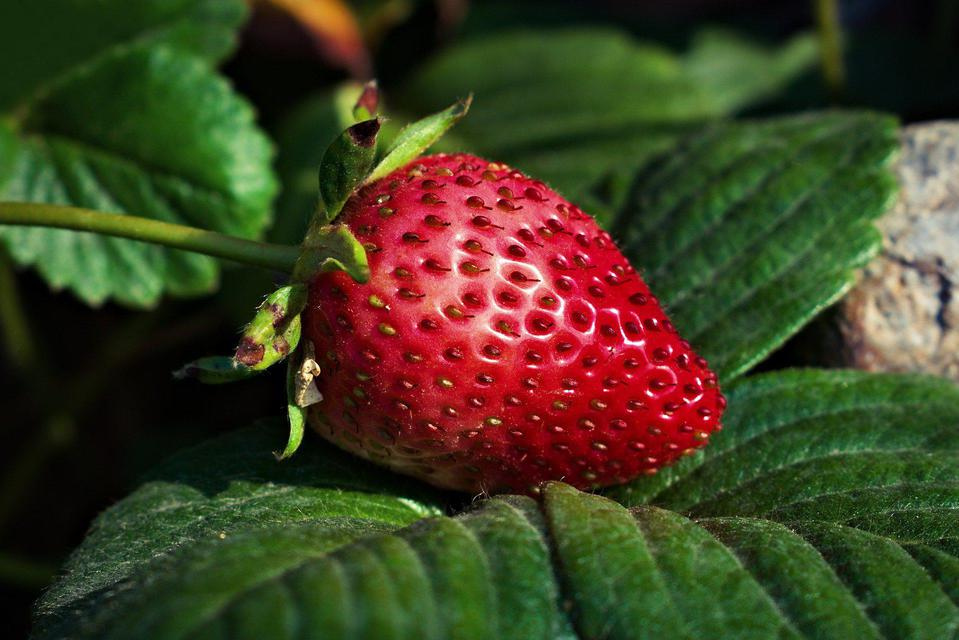
#> input picture Image processing/strawberry.jpg, 959 x 640 px
$ python pilow_example_2.py
#> lines starting #> are read from the running program, lines starting #| are printed output that depends on the picture
from PIL import Image

# 'strawberry.jpg' adlı görüntü dosyasını açar
filename = "strawberry.jpg"
with Image.open(filename) as img:
#> img is the input picture: PIL image 959x640 RGB; mean R, G, B 64.3, 62.3, 33.9
    img.load()  # Görüntüyü belleğe yükler

# Görüntüyü CMYK renk formatına dönüştürür
cmyk_img = img.convert("CMYK")
# Görüntüyü gri tonlamalı (grayscale) formatına dönüştürür
gray_img = img.convert("L")
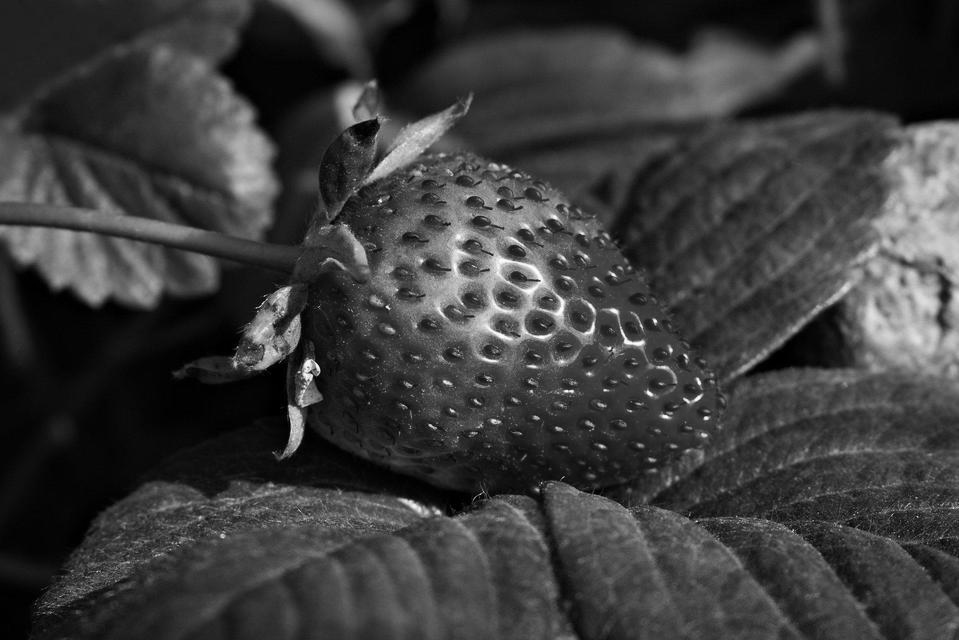
#> gray_img: PIL image 959x640 L; min 0, max 254, mean 59.7

# CMYK formatındaki görüntüyü gösterir
cmyk_img.show()
# Gri tonlamalı görüntüyü gösterir
gray_img.show()

# Orijinal görüntünün renk bantlarını alır (örn. 'RGB')
img.getbands()

# CMYK formatındaki görüntünün renk bantlarını alır ('C', 'M', 'Y', 'K')
cmyk_img.getbands()

# Gri tonlamalı görüntünün renk bantlarını alır ('L')
gray_img.getbands()

# Orijinal görüntüyü RGB kanallarına ayırır
red, green, blue = img.split()
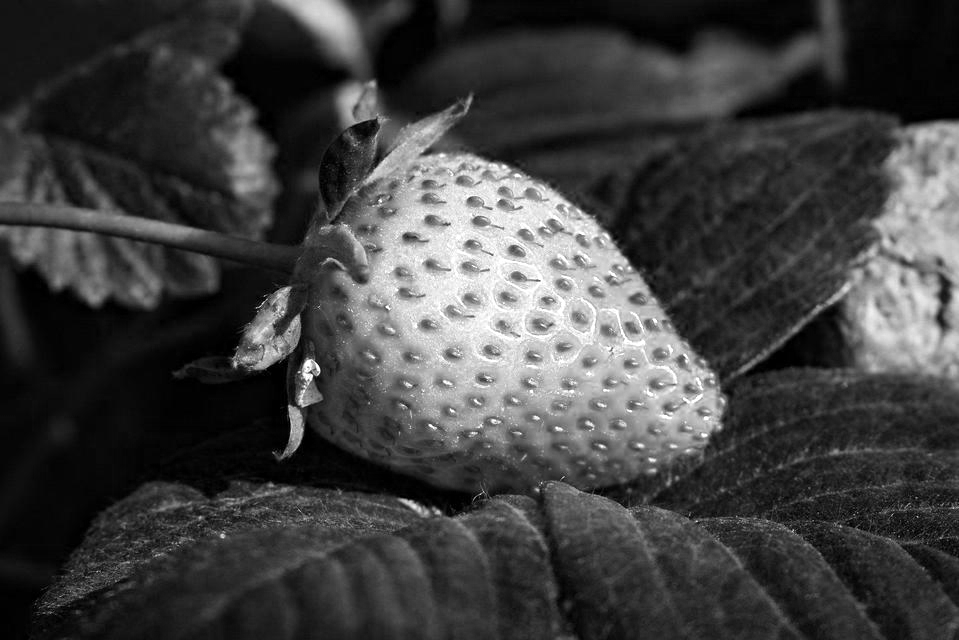
#> red: PIL image 959x640 L; min 0, max 255, mean 64.3
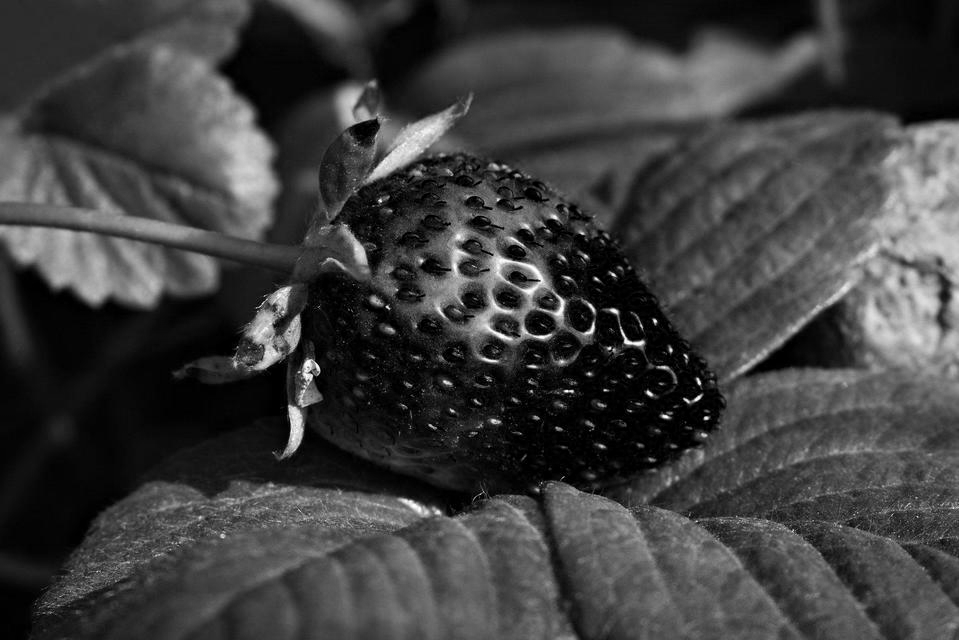
#> green: PIL image 959x640 L; min 0, max 255, mean 62.3
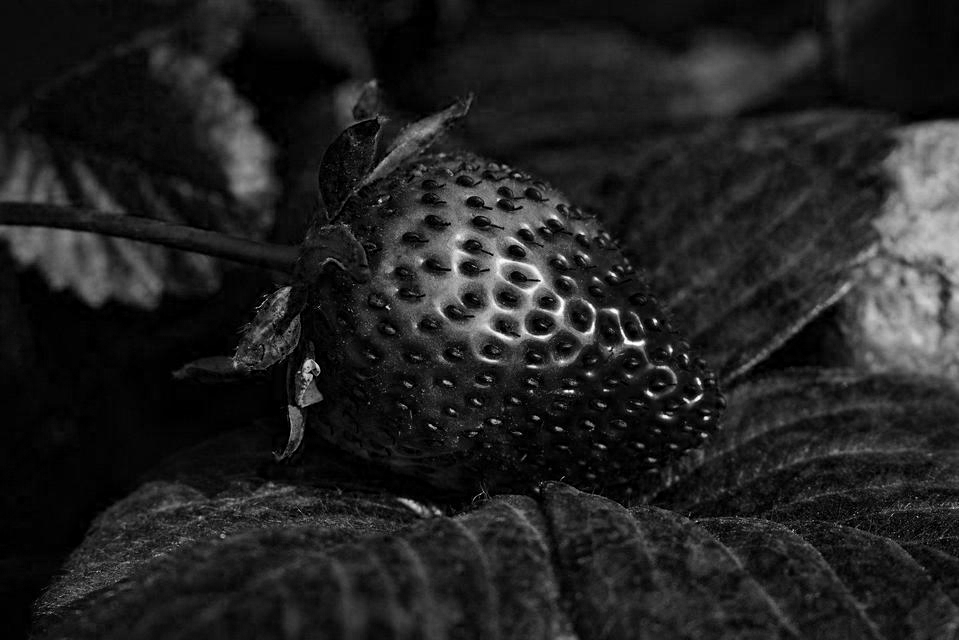
#> blue: PIL image 959x640 L; min 0, max 255, mean 33.9
# Kırmızı kanalı gösterir
red

# Kırmızı kanalın modunu alır ('L' çünkü tek bir kanal)
red.mode

# Kırmızı kanalın tüm değerlerini 0 yaparak yeni bir 'zeroed_band' oluşturur
zeroed_band = red.point(lambda _: 0)
#> zeroed_band: PIL image 959x640 L; every value is 0

# Yalnızca kırmızı kanalın aktif olduğu yeni bir görüntü oluşturur
red_merge = Image.merge(
    "RGB", (red, zeroed_band, zeroed_band)
)
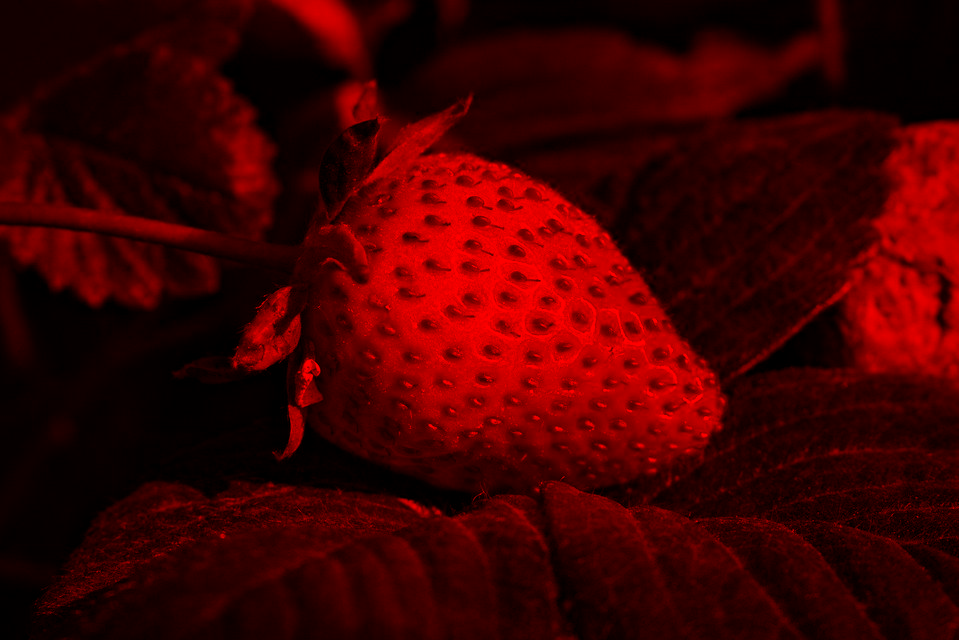
#> red_merge: PIL image 959x640 RGB; mean R, G, B 64.3, 0, 0

# Yalnızca yeşil kanalın aktif olduğu yeni bir görüntü oluşturur
green_merge = Image.merge(
    "RGB", (zeroed_band, green, zeroed_band)
)
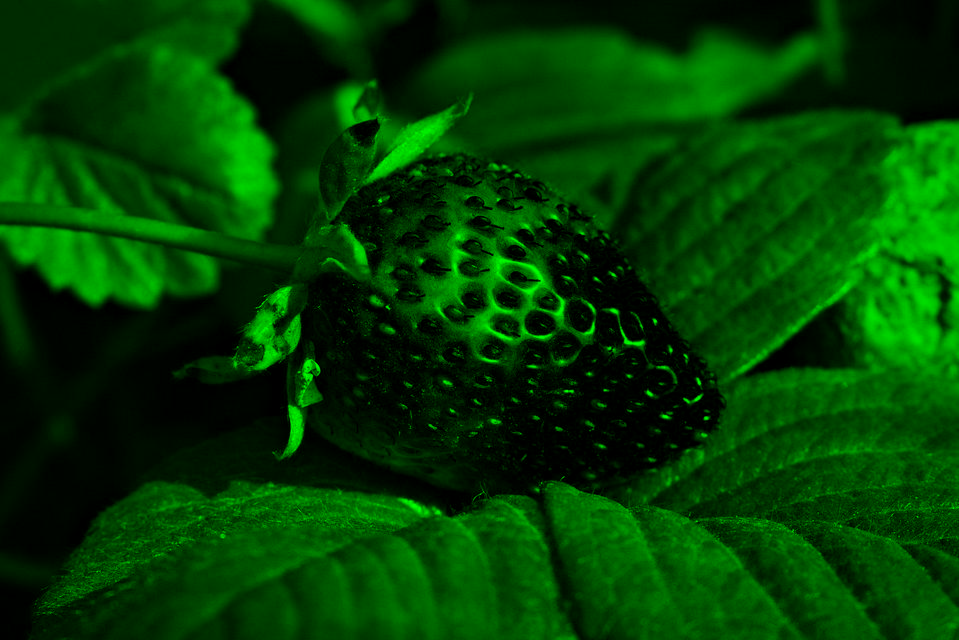
#> green_merge: PIL image 959x640 RGB; mean R, G, B 0, 62.3, 0

# Yalnızca mavi kanalın aktif olduğu yeni bir görüntü oluşturur
blue_merge = Image.merge(
    "RGB", (zeroed_band, zeroed_band, blue)
)
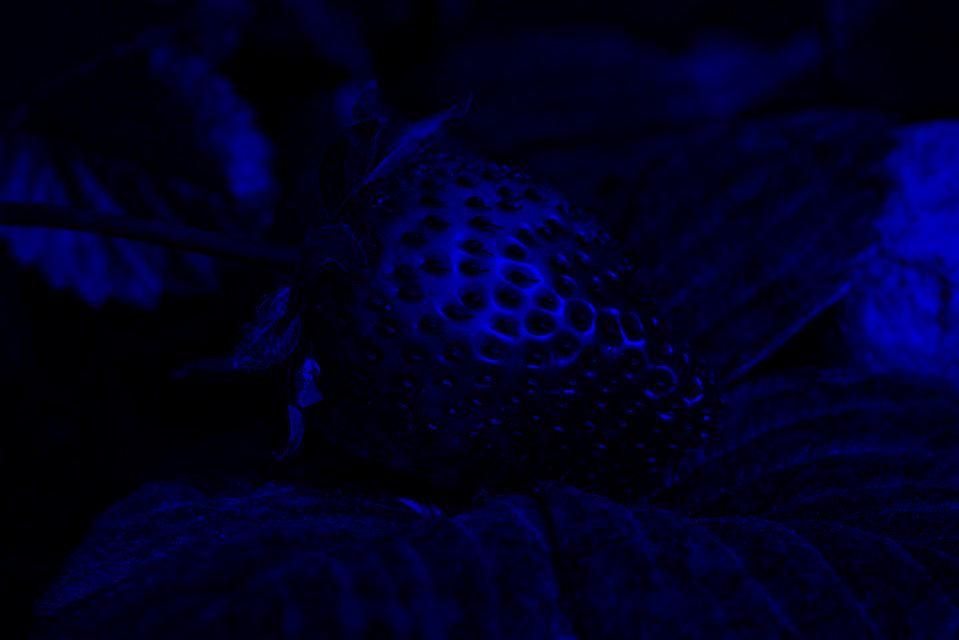
#> blue_merge: PIL image 959x640 RGB; mean R, G, B 0, 0, 33.9

# Yalnızca kırmızı kanalın aktif olduğu görüntüyü gösterir
red_merge.show()
# Yalnızca yeşil kanalın aktif olduğu görüntüyü gösterir
green_merge.show()
# Yalnızca mavi kanalın aktif olduğu görüntüyü gösterir
blue_merge.show()

$ run again, with Image processing/buildings.jpg copied over Image processing/strawberry.jpg
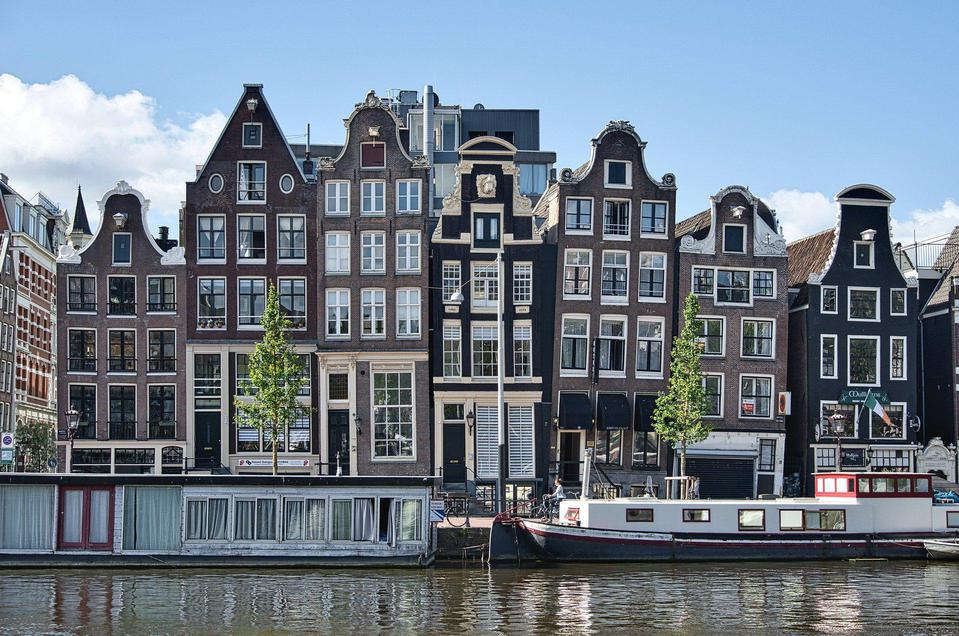
#> input picture Image processing/buildings.jpg, 959 x 636 px
#> img is the input picture: PIL image 959x636 RGB; mean R, G, B 111.8, 123.9, 136.8
#> zeroed_band: PIL image 959x636 L; every value is 0
#> `green_merge = Image.merge( "RGB", (zeroed_band, green, zeroed_band) )`:
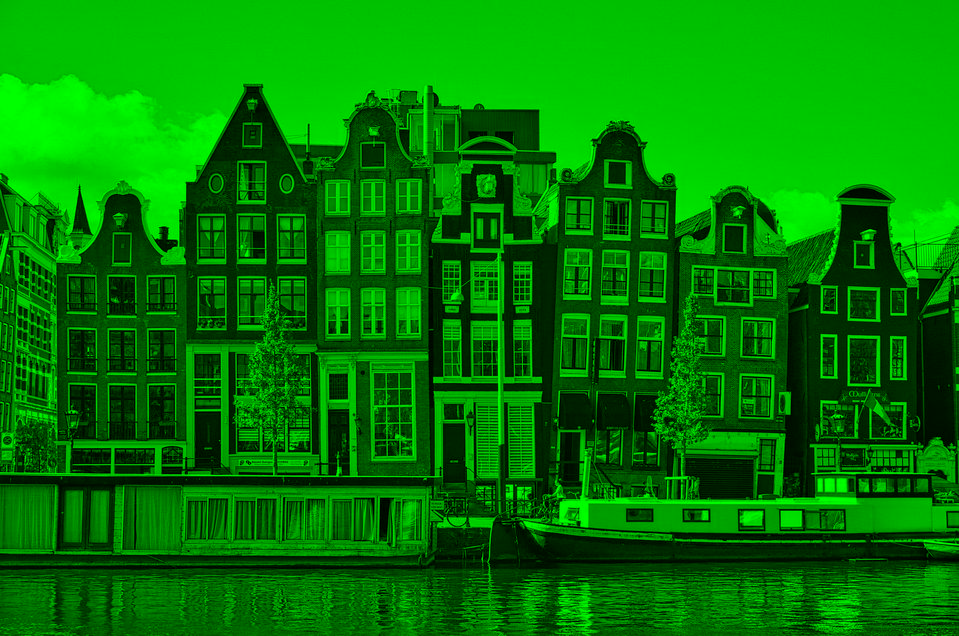
#> green_merge: PIL image 959x636 RGB; mean R, G, B 0, 123.9, 0
#> `blue_merge = Image.merge( "RGB", (zeroed_band, zeroed_band, blue) )`:
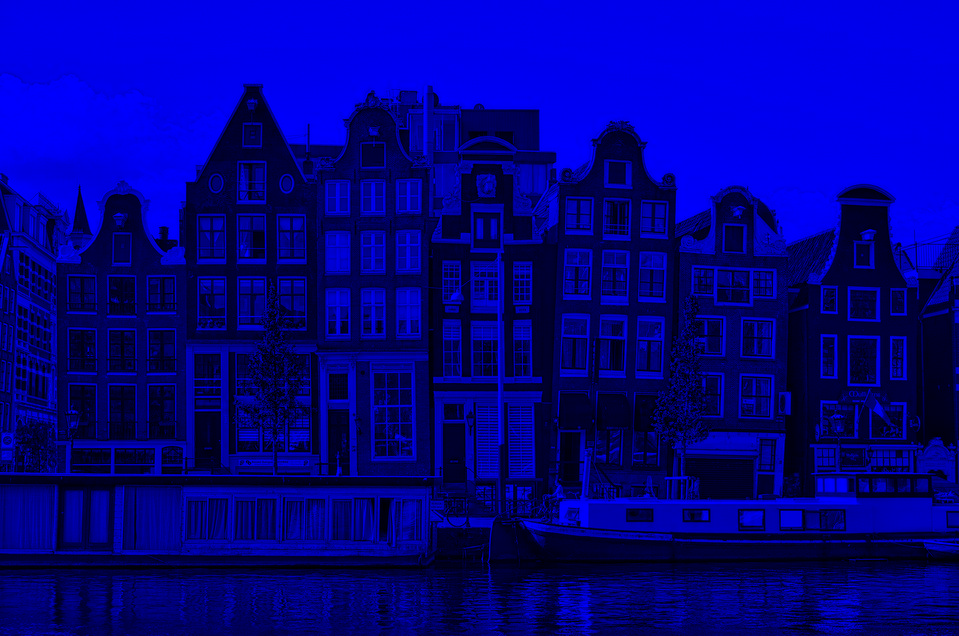
#> blue_merge: PIL image 959x636 RGB; mean R, G, B 0, 0, 136.8

$ run again, with Image processing/test.jpg copied over Image processing/strawberry.jpg
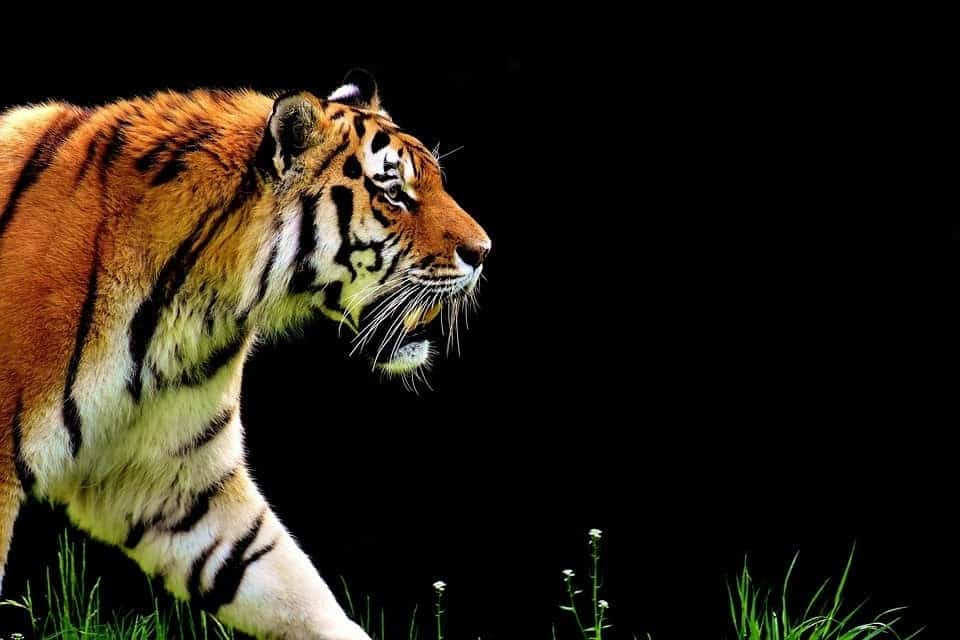
#> input picture Image processing/test.jpg, 960 x 640 px
#> img is the input picture: PIL image 960x640 RGB; mean R, G, B 39.7, 32.3, 21.1
#> zeroed_band: PIL image 960x640 L; every value is 0
#> `green_merge = Image.merge( "RGB", (zeroed_band, green, zeroed_band) )`:
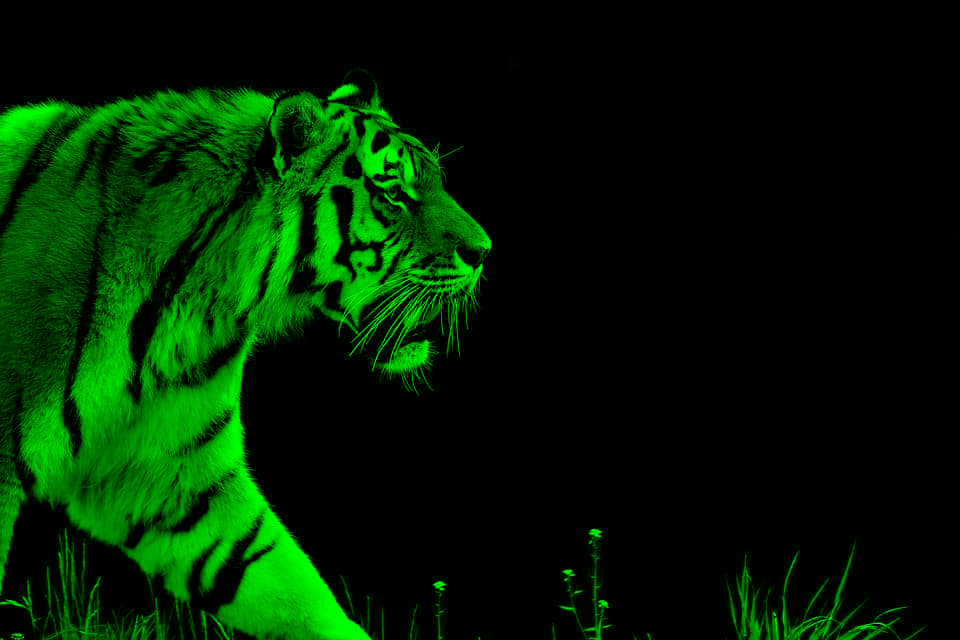
#> green_merge: PIL image 960x640 RGB; mean R, G, B 0, 32.3, 0
#> `blue_merge = Image.merge( "RGB", (zeroed_band, zeroed_band, blue) )`:
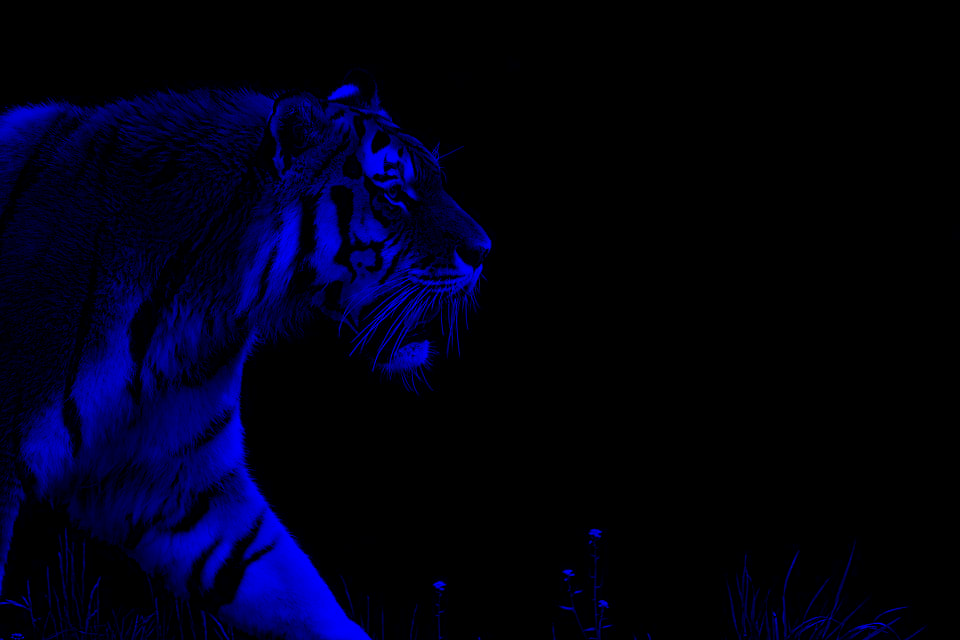
#> blue_merge: PIL image 960x640 RGB; mean R, G, B 0, 0, 21.1
